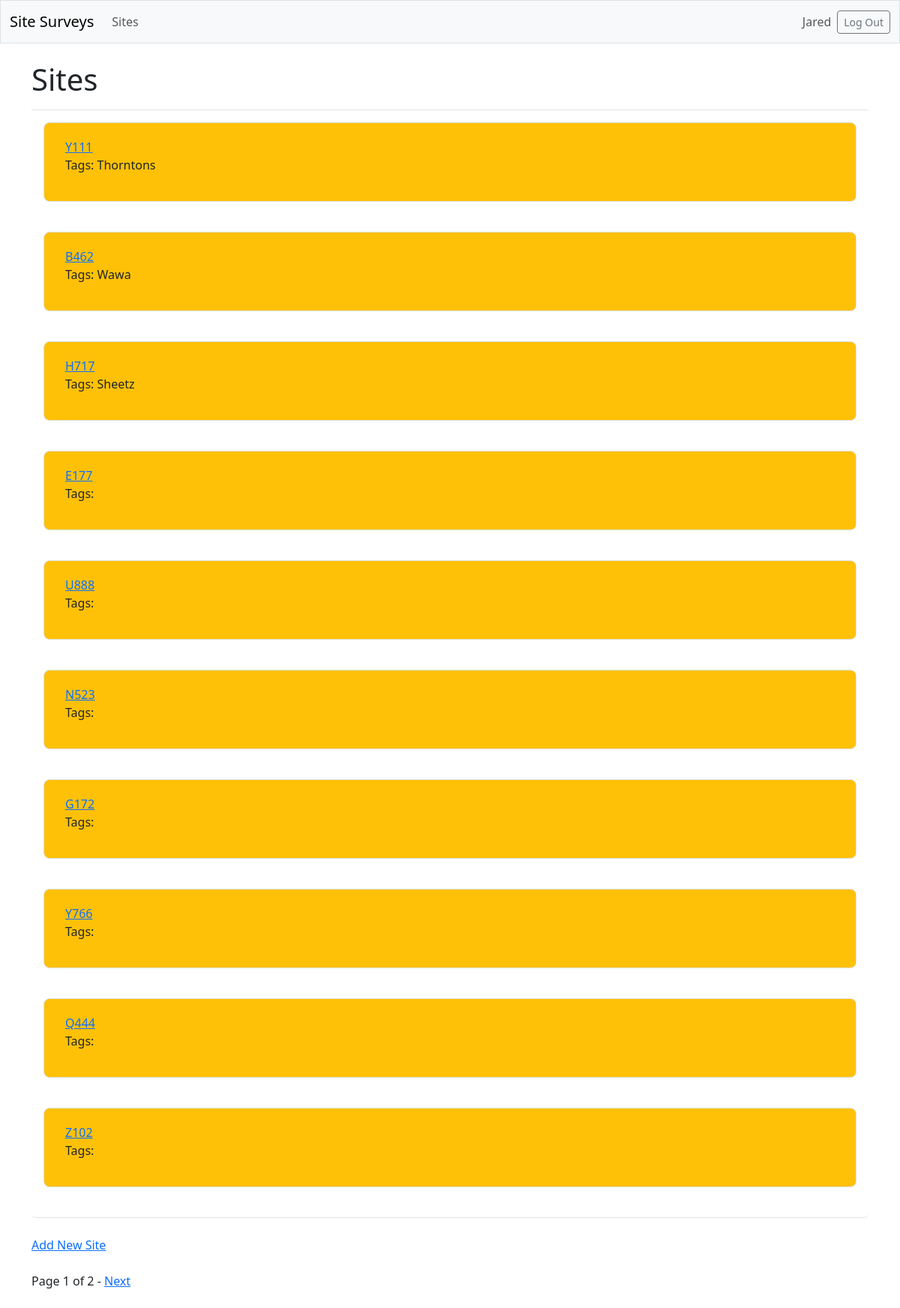
/sites/ (signed in), run on an earlier commit of the app's database.
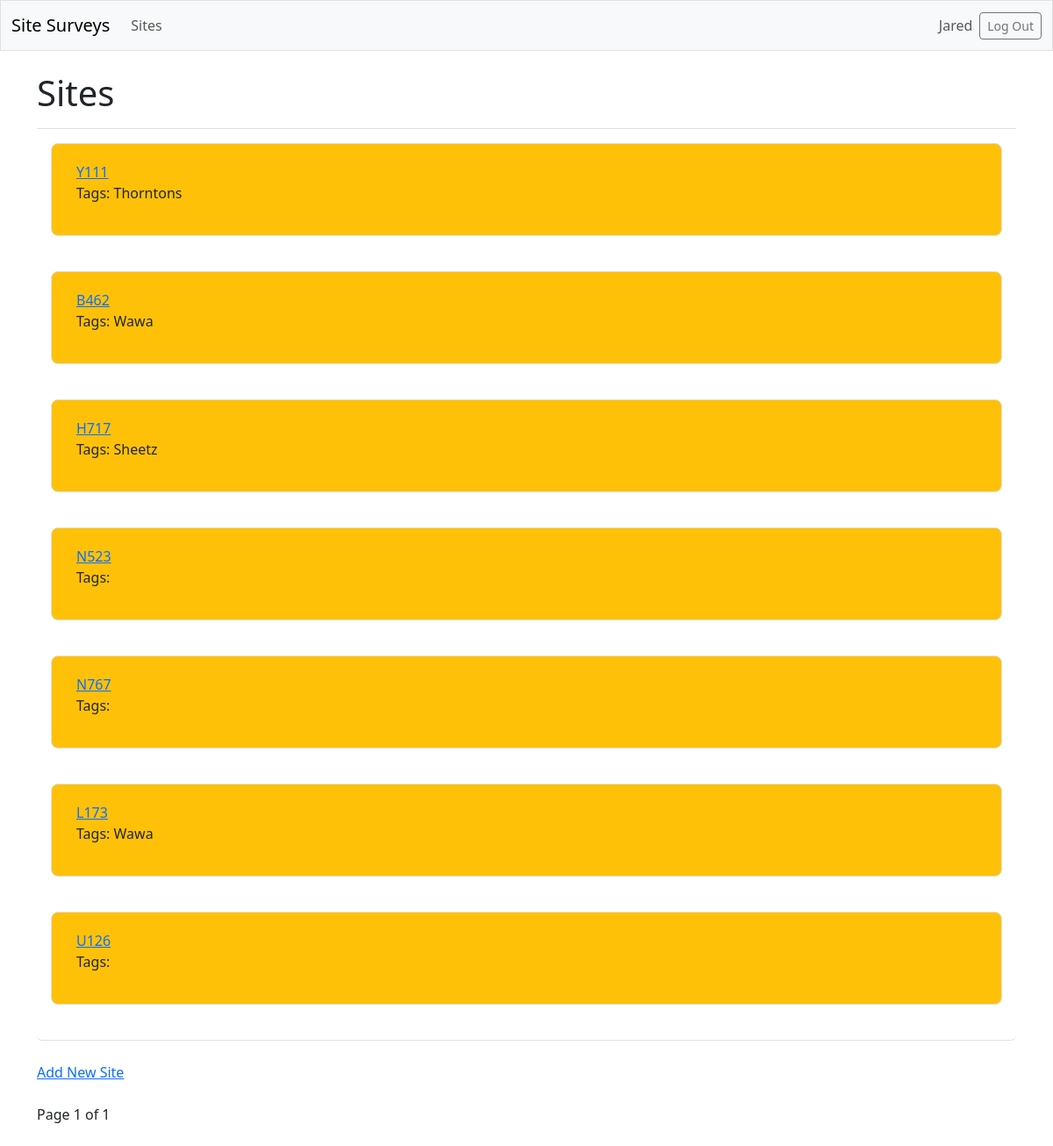
And on a later commit of the database.
### site_surveys/models.py (models this page shows, shortened)
class Site(models.Model):
    title = models.CharField(
        max_length=4,
    )
    slug = models.SlugField(max_length=250)
    date_added = models.DateField(auto_now_add=True)
    updated = models.DateField(auto_now=True)
    owner = models.ForeignKey(User, on_delete=models.CASCADE)
    text = models.TextField()
    first_name = models.CharField(max_length=100)
    last_name = models.CharField(max_length=100)
    email = models.EmailField()
    age = models.IntegerField()
    favorite_fruit = models.CharField(max_length=100)
    tags = TaggableManager()

### site_surveys/views.py (the view)
# urls.py: path("sites/", views.sites, name="sites"),
@login_required
def sites(request):
    sites = Site.objects.filter(owner=request.user).order_by("date_added")
    paginator = Paginator(sites, 10)
    page_number = request.GET.get("page", 1)
    try:
        site = paginator.page(page_number)
    except PageNotAnInteger:
        site = paginator.page(1)
    except EmptyPage:
        site = paginator.page(paginator.num_pages)
    context = {"sites": site}
    return render(request, "site_surveys/sites.html", context)

### site_surveys/templates/site_surveys/sites.html (shortened to what this page needs)
<!DOCTYPE html>
<html lang="en">
<head>
</head>
<body>
    {% extends "site_surveys/base.html" %}
    {% block page_header %}
        <h1>Sites</h1>
    {% endblock page_header %}
    {% block content %}
        <ul class="list-group border-bottom pb-2 mb-4">
            {% for site in sites %}
                <li class="list-group-item border-0">
                    <div class="p-3 mb-4 bg-warning text-body border rounded-3">
                        <div class="container py-1">
                            <a href="{% url 'site_surveys:site' site.id %}">{{ site.title.upper }}</a>
                            <p class="tags">Tags: {{ site.tags.all|join:", " }}</p>
                        </div>
                    </div>
                </li>
            {% empty %}
                <li class="list-group-item border-0">No sites have been added yet.</li>
            {% endfor %}
        </ul>
        <a href="{% url 'site_surveys:new_site' %}">Add New Site</a>
    {% include "site_surveys/pagination.html" with page=sites %}
        <br>
    {% endblock content %}

### site_surveys/templates/site_surveys/base.html (shortened to what this page needs)
<!DOCTYPE html>
<html lang="en">
<head>
    {% load django_bootstrap5 %}
    {% bootstrap_css %}
</head>
<body>
    <nav class="navbar navbar-expand-md navbar-light bg-light mb-4 border">
        <div class="container-fluid">
            <a class="navbar-brand" href="{% url 'site_surveys:index' %}">Site Surveys</a>
            <div class="collapse navbar-collapse" id="navbarCollapse">
                <ul class="navbar-nav me-auto mb-2 mb-md-0">
                    <li class="nav-item">
                        <a class="nav-link" href="{% url 'site_surveys:sites' %}">Sites</a>
                    </li>
                </ul>
                <ul class="navbar-nav ms-auto mb-2 mb-md-0">
                    {% if user.is_authenticated %}
                        <li class="nav-item">
                            <span class="navbar-text me-2">{{ user.username.title }}</span>
                        </li>
                    {% endif %}
                </ul>
                {% if user.is_authenticated %}
                    <form action="{% url 'accounts:logout' %}" method='post'>
                        <button name='submit' class='btn btn-outline-secondary btn-sm' data-toggle="tooltip"
                                data-placement="top" title="Tooltip on top">Log Out</button>
                    </form>
                {% endif %}
            </div>
        </div>
    </nav>
    <main class="container">
        <div class="pb-2 mb-2 border-bottom">
            {% block page_header %}{% endblock page_header %}
        </div>
        <div>
            {% block content %}{% endblock content %}
        </div>
    </main>
</body>
</html>

### site_surveys/templates/site_surveys/pagination.html (shortened to what this page needs)
<!DOCTYPE html>
<html lang="en">
<head>
</head>
<body>
    <div class="pagination">
        <span class="step-links">
            <br>
                <span class="current">
                    Page {{ page.number }} of {{ page.paginator.num_pages }}
                </span>
            {% if page.has_next %}
                 - <a href="?page={{ page.next_page_number }}">Next</a>
            {% endif %}
        </span>
    </div>
</body>
</html>

What changed in the data, as far as the page shows it:
removed Site: title "E177"
removed Site: title "U888"
removed Site: title "G172"
removed Site: title "Y766"
removed Site: title "Q444"
removed Site: title "Z102"
now on this page (row edited): Site: title "N767"
added Site: title "L173", tags.all "Wawa"
added Site: title "U126"
Also different on the page:
{{ page.paginator.num_pages }}: "2" → "1"
text no longer shown: "- Next"
